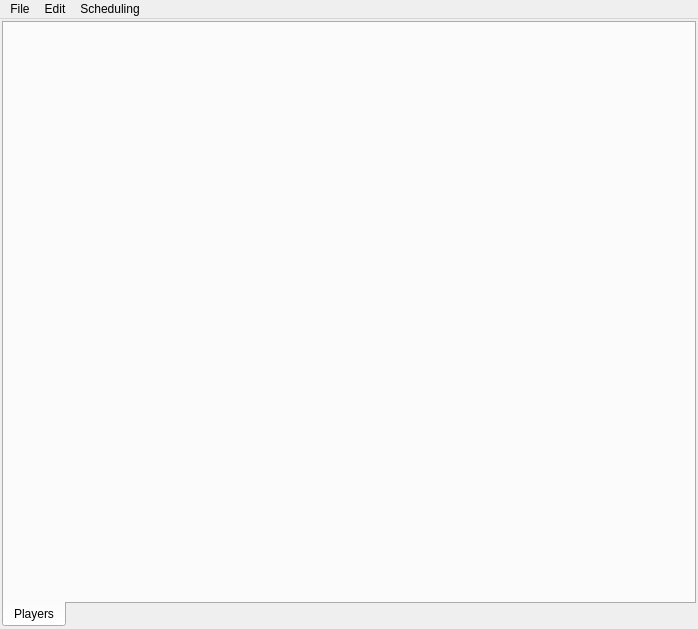
<?xml version="1.0" encoding="UTF-8"?>
<ui version="4.0">
 <class>MainWindow</class>
 <widget class="QMainWindow" name="MainWindow">
  <property name="geometry">
   <rect>
    <x>0</x>
    <y>0</y>
    <width>698</width>
    <height>629</height>
   </rect>
  </property>
  <property name="windowTitle">
   <string>MainWindow</string>
  </property>
  <widget class="QWidget" name="centralwidget">
   <layout class="QVBoxLayout" name="verticalLayout">
    <property name="leftMargin">
     <number>2</number>
    </property>
    <property name="topMargin">
     <number>2</number>
    </property>
    <property name="rightMargin">
     <number>2</number>
    </property>
    <property name="bottomMargin">
     <number>2</number>
    </property>
    <item>
     <widget class="QTabWidget" name="tabWidget">
      <property name="enabled">
       <bool>true</bool>
      </property>
      <property name="tabPosition">
       <enum>QTabWidget::South</enum>
      </property>
      <property name="currentIndex">
       <number>0</number>
      </property>
      <property name="usesScrollButtons">
       <bool>false</bool>
      </property>
      <property name="tabsClosable">
       <bool>false</bool>
      </property>
      <property name="movable">
       <bool>false</bool>
      </property>
      <widget class="QWidget" name="PlayersTab">
       <property name="sizePolicy">
        <sizepolicy hsizetype="Expanding" vsizetype="Expanding">
         <horstretch>0</horstretch>
         <verstretch>0</verstretch>
        </sizepolicy>
       </property>
       <attribute name="title">
        <string>Players</string>
       </attribute>
       <layout class="QHBoxLayout" name="horizontalLayout">
        <property name="leftMargin">
         <number>0</number>
        </property>
        <property name="topMargin">
         <number>0</number>
        </property>
        <property name="rightMargin">
         <number>0</number>
        </property>
       </layout>
      </widget>
     </widget>
    </item>
   </layout>
  </widget>
  <widget class="QMenuBar" name="menubar">
   <property name="geometry">
    <rect>
     <x>0</x>
     <y>0</y>
     <width>698</width>
     <height>21</height>
    </rect>
   </property>
   <widget class="QMenu" name="menuFile">
    <property name="title">
     <string>File</string>
    </property>
    <addaction name="actionOpen"/>
    <addaction name="actionSave"/>
    <addaction name="separator"/>
    <addaction name="actionPrint"/>
    <addaction name="actionQuit"/>
   </widget>
   <widget class="QMenu" name="menuScheduling">
    <property name="title">
     <string>Scheduling</string>
    </property>
    <addaction name="actionUpdate_with_current_scores"/>
    <addaction name="actionSchedule_Next_Matches"/>
   </widget>
   <widget class="QMenu" name="menuEdit">
    <property name="title">
     <string>Edit</string>
    </property>
    <addaction name="actionCopy_Current_Tab"/>
   </widget>
   <addaction name="menuFile"/>
   <addaction name="menuEdit"/>
   <addaction name="menuScheduling"/>
  </widget>
  <action name="actionOpen">
   <property name="text">
    <string>Open</string>
   </property>
  </action>
  <action name="actionSave">
   <property name="text">
    <string>Save</string>
   </property>
   <property name="shortcut">
    <string>Ctrl+S</string>
   </property>
  </action>
  <action name="actionPrint">
   <property name="text">
    <string>Print</string>
   </property>
  </action>
  <action name="actionQuit">
   <property name="text">
    <string>Quit</string>
   </property>
   <property name="shortcut">
    <string>Ctrl+Q</string>
   </property>
  </action>
  <action name="actionUpdate_with_current_scores">
   <property name="text">
    <string>Update with current scores</string>
   </property>
  </action>
  <action name="actionCopy_Current_Tab">
   <property name="text">
    <string>Copy Current Tab</string>
   </property>
   <property name="shortcut">
    <string>Ctrl+C</string>
   </property>
  </action>
  <action name="actionSchedule_Next_Matches">
   <property name="text">
    <string>Schedule Next Matches</string>
   </property>
   <property name="shortcut">
    <string>Ctrl+N</string>
   </property>
  </action>
 </widget>
 <resources/>
 <connections/>
</ui>
